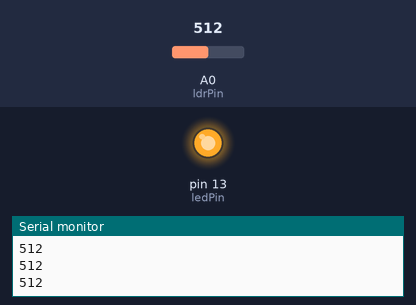
The sketch below on a simulated Arduino Uno, built with avr-gcc and run on an emulated ATmega328P. Parts: output pins drawn as LEDs (lit = HIGH), the last lines printed to the serial monitor. The test bench sets the inputs (shaded band); at power-on: A0 (ldrPin) = 512.

Above: at 1.2 s.
1.3 s: A0 (ldrPin) set to 110
2.8 s: A0 (ldrPin) set to 91
At 3.2 s:
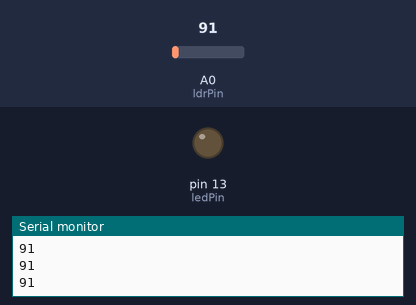
4.3 s: A0 (ldrPin) set to 122
At 5.5 s:
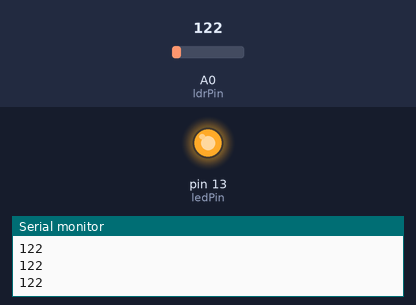
5.8 s: A0 (ldrPin) set to 90
At 7.0 s:
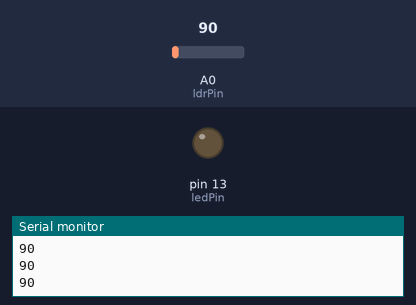
Timing chart, 0 to 8.3 s (numbered marks = the images above; inputs shaded):
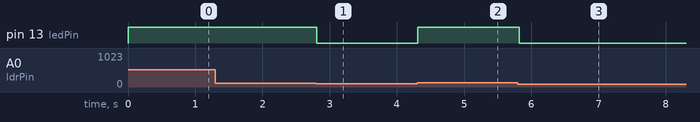

The sketch:

photoresistance.ino
```cpp
const int ledPin = 13;
const int ldrPin = A0;
void setup()
{
    Serial.begin(9600);
    pinMode(ledPin, OUTPUT);
    pinMode(ldrPin, INPUT);
}
void loop()
{

    int ldrStatus = analogRead(ldrPin);
    Serial.print(ldrStatus);
    Serial.print("\n");
    if (ldrStatus > 100)
        digitalWrite(ledPin, HIGH);
    else
        digitalWrite(ledPin, LOW);
    delay(100);
}
```

Measured:
- the behaviour switches between 101 and 100 on A0 (ldrPin) (found by bisection; images 0 and 1)
- after the input at 2.8 s, pin 13 (ledPin): HIGH → LOW at once
- after the input at 4.3 s, pin 13 (ledPin): LOW → HIGH at once
- after the input at 5.8 s, pin 13 (ledPin): HIGH → LOW at once
